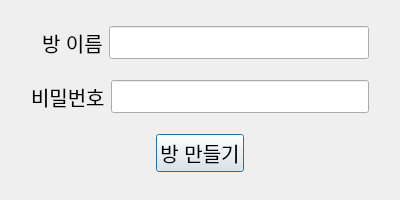
<?xml version="1.0" encoding="UTF-8"?>
<ui version="4.0">
 <class>make_room_Dialog</class>
 <widget class="QDialog" name="make_room_Dialog">
  <property name="geometry">
   <rect>
    <x>0</x>
    <y>0</y>
    <width>400</width>
    <height>200</height>
   </rect>
  </property>
  <property name="minimumSize">
   <size>
    <width>400</width>
    <height>200</height>
   </size>
  </property>
  <property name="maximumSize">
   <size>
    <width>400</width>
    <height>200</height>
   </size>
  </property>
  <property name="windowTitle">
   <string>방 만들기</string>
  </property>
  <layout class="QVBoxLayout" name="verticalLayout">
   <item>
    <layout class="QHBoxLayout" name="horizontalLayout">
     <property name="leftMargin">
      <number>31</number>
     </property>
     <property name="rightMargin">
      <number>20</number>
     </property>
     <item>
      <widget class="QLabel" name="label">
       <property name="font">
        <font>
         <pointsize>15</pointsize>
        </font>
       </property>
       <property name="text">
        <string>방 이름</string>
       </property>
      </widget>
     </item>
     <item>
      <widget class="QLineEdit" name="room_title_lineEdit">
       <property name="sizePolicy">
        <sizepolicy hsizetype="Expanding" vsizetype="Fixed">
         <horstretch>0</horstretch>
         <verstretch>0</verstretch>
        </sizepolicy>
       </property>
       <property name="font">
        <font>
         <pointsize>16</pointsize>
        </font>
       </property>
      </widget>
     </item>
    </layout>
   </item>
   <item>
    <layout class="QHBoxLayout" name="horizontalLayout_2">
     <property name="leftMargin">
      <number>20</number>
     </property>
     <property name="rightMargin">
      <number>20</number>
     </property>
     <item>
      <widget class="QLabel" name="label_2">
       <property name="font">
        <font>
         <pointsize>15</pointsize>
        </font>
       </property>
       <property name="text">
        <string>비밀번호</string>
       </property>
      </widget>
     </item>
     <item>
      <widget class="QLineEdit" name="password_lineEdit">
       <property name="font">
        <font>
         <pointsize>16</pointsize>
        </font>
       </property>
      </widget>
     </item>
    </layout>
   </item>
   <item>
    <layout class="QHBoxLayout" name="horizontalLayout_3">
     <item>
      <spacer name="horizontalSpacer_6">
       <property name="orientation">
        <enum>Qt::Horizontal</enum>
       </property>
       <property name="sizeHint" stdset="0">
        <size>
         <width>40</width>
         <height>20</height>
        </size>
       </property>
      </spacer>
     </item>
     <item>
      <widget class="QPushButton" name="make_pushButton">
       <property name="font">
        <font>
         <pointsize>15</pointsize>
        </font>
       </property>
       <property name="text">
        <string>방 만들기</string>
       </property>
      </widget>
     </item>
     <item>
      <spacer name="horizontalSpacer_5">
       <property name="orientation">
        <enum>Qt::Horizontal</enum>
       </property>
       <property name="sizeHint" stdset="0">
        <size>
         <width>40</width>
         <height>20</height>
        </size>
       </property>
      </spacer>
     </item>
    </layout>
   </item>
  </layout>
 </widget>
 <resources/>
 <connections>
  <connection>
   <sender>make_pushButton</sender>
   <signal>clicked()</signal>
   <receiver>make_room_Dialog</receiver>
   <slot>showRoomWindow()</slot>
   <hints>
    <hint type="sourcelabel">
     <x>195</x>
     <y>165</y>
    </hint>
    <hint type="destinationlabel">
     <x>332</x>
     <y>164</y>
    </hint>
   </hints>
  </connection>
 </connections>
 <slots>
  <slot>showRoomWindow()</slot>
  <slot>clickPassword()</slot>
 </slots>
</ui>
